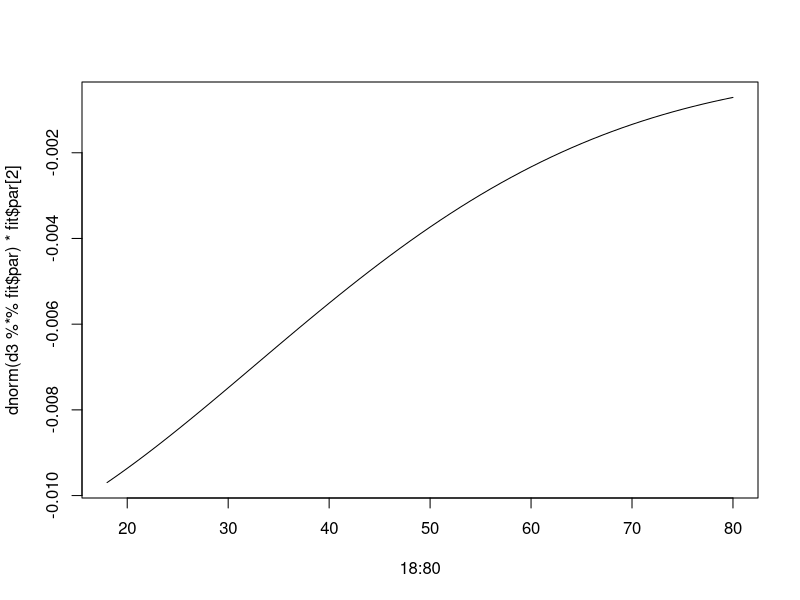

This figure's R source: (Note: this script raises an error after producing the figure.)
##################################################
## Binary Choice Model 
## Instructor: Jason Guo
## Quant III Lab 2
#################################################

# Probit model
# Actual Data
d2 <- read.csv("week2_data.csv", stringsAsFactors=F)

# probit likelihood function
probit.loglk_manual <- function(beta, X, y){
  loglk <- sum(y * pnorm(X%*%beta, log.p=TRUE) + 
                 (1-y) * pnorm(-(X%*%beta), log.p=TRUE))
  return(-loglk)
}

X <- model.matrix(~age + female + high.school + college + nytimes, d2)
y <- d2$twitter

init <- rnorm(n = ncol(X))
fit <- optim(par = init,fn = probit.loglk_manual, method = "BFGS", X=X, y=y, hessian = T)
se.fit <- sqrt(diag(solve(fit$hessian)))

d3 <- as.matrix(data.frame(c=1, age = 18:80, female=median(d2$female),
                            high.school=median(d2$high.school), 
                            college=median(d2$college),
                            nytimes = median(d2$nytimes)))

# predicted probabilities on age
predicted_p <- pnorm(d3%*%fit$par)

# s.e. of predicted probabilities
p.se <- sqrt(diag(d3 %*% solve(fit$hessian) %*% t(d3)))

# 95% confidence interval
CIupper <- pnorm(d3%*%fit$par + p.se*1.96)
CIlower <- pnorm(d3%*%fit$par - p.se*1.96)

dnorm(d3%*%fit$par) * fit$par[2]
plot(18:80, dnorm(d3%*%fit$par) * fit$par[2], type = "l")

plot(18:80, predicted_p, type = "l", xlab = age, ylab="Pr(Twitter=1)", ylim = c(0, 0.40))
lines(18:80, CIupper, col="grey80")
lines(18:80, CIlower, col="grey80")

# easy way to do it with built-in functions in R
probit <- glm(twitter ~ age + female + high.school + college + nytimes,
              data=d2, family=binomial(link="probit"))

db <- data.frame(age = 18:80, female=median(db$female),
                 high.school=median(db$high.school), 
                 college=median(db$college),
                 nytimes = median(db$nytimes))

pred <- predict(probit, db, type="response", se.fit=TRUE)
plot(18:80, pred$fit, type="l", xlab="age", ylab="Pr(Twitter=1)", ylim=c(0, .40))
lines(18:80, pred$fit - pred$se.fit * 1.96, col="grey80")
lines(18:80, pred$fit + pred$se.fit * 1.96, col="grey80")

plot.data <- data.frame(age=18:80, pred = pred$fit, lo = pred$fit - pred$se.fit * 1.96, hi=pred$fit + pred$se.fit * 1.96)

# much fancier plot with ggplot2
library(ggplot2)
plot <- ggplot(plot.data, aes(x=age, y=pred)) +
  geom_ribbon(aes(ymin=lo, ymax=hi), alpha=0.1, fill="red") + 
  geom_line() +
  scale_x_continuous(limits=c(20,80)) +
  scale_y_continuous("Predicted Prob. of Twitter Use", limits=c(0, .35)) +
  theme_bw() +
  theme(
    axis.line = element_line(colour = "black"),
    panel.grid.major = element_blank(),
    panel.grid.minor = element_blank(),
    panel.border = element_blank(),
    panel.background = element_blank()) 
plot

# marginal effects plot
xb <- d3 %*% fit$par
plot(18:80, dnorm(xb) * fit$par[2], type = "l", xlab = "age", ylab = "Marginal Effects of Age on Probability of Twitter Use")
lines(18:80, dnorm(xb) * fit$par[2] + 1.96 * dnorm(xb)* se.fit[2], col = "grey80")
lines(18:80, dnorm(xb) * fit$par[2] - 1.96 * dnorm(xb)* se.fit[2], col = "grey80")

## Identification of Binary Choice Model
## What happens when we try to estimate a logit/probit model with intercept
## and a threshold parameter?

## log.lk function adding an ancillary parameter
logit.loglk <- function(pars, X, y){
  a <- pars[1]
  b <- pars[2:length(pars)]
  loglk <- sum(y * plogis(a + X%*%b, log.p=TRUE) + (1-y) * plogis(-(a + X%*%b), log.p=TRUE))
  return(-loglk)
}

# data
y <- d2$twitter
X <- model.matrix(~age+female, d2)
k <- dim(X)[[2]] ## number of variables



# 'correct' values
summary(glm(twitter ~ age + female,
            data=d2, family=binomial(link="logit")))

# ML estimation
initial <- c(0, 0, 1, 1)
logit <- optim(par = initial, logit.loglk, X=X, y=y, method="BFGS", hessian = T)
logit$par

# what happens when we choose different initial values?
initial <- c(-10, 10, rep(0, k-1))
logit <- optim(par = initial, logit.loglk, X=X, y=y, method="BFGS", hessian = T)
logit$par

# what happens to standard errors?
initial <- c(0, 0, 1, 1)
logit <- optim(par = initial, logit.loglk, X=X, y=y, method="BFGS", hessian = T)
logit$par
round(sqrt(diag(solve(logit$hessian))), 3)

initial <- c(-10, 10, rep(0, k-1))
logit <- optim(par = initial, logit.loglk, X=X, y=y, method="BFGS", hessian = T)
logit$par
round(sqrt(diag(solve(logit$hessian))), 3)

intercepts <- seq(-10, 10, .10)
thresholds <- seq(-10, 10, .10)
lks <- matrix(NA, nrow=length(intercepts), ncol=length(thresholds))

